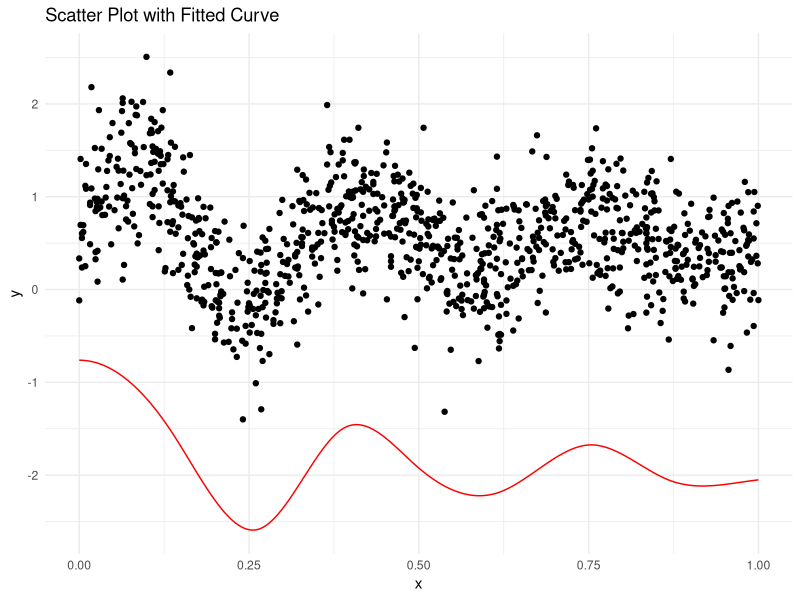

Write R code to recreate this figure.
library(splines)
library(ggplot2)

# 加载数据
data <- read.csv("data.txt", header = FALSE, sep = " ")
names(data) <- c("x", "y")

x <- data$x
y <- data$y

# 定义B样条基函数
p <- 10 # 基函数的数量
Phi <- bs(x, df = p)
Phi <- cbind(1, Phi)  # 添加截距项

# 无约束最小二乘法估计作为初始值
beta_hat <- solve(t(Phi) %*% Phi) %*% t(Phi) %*% y
beta_hat <- beta_hat - max(beta_hat)


# 检查约束是否满足
constraints_satisfied <- all(y - Phi %*% beta_hat >= 0)
cat("First Constraints satisfied:", constraints_satisfied, "\n")

# 设置收敛阈值和迭代最大次数
threshold <- 1e-6
max_iter <- 50

# 计算初始r值
u <- y - Phi %*% beta_hat
v <- 1 / (y - Phi %*% beta_hat)
r <- sum(u * (Phi %*% t(Phi)) %*% v) / sum(v * (Phi %*% t(Phi)) %*% v)
r <- ifelse(r > 0, r, 1)

cat("The r_0:", r)


for (iter in 1:max_iter) {
    Phi_beta <- Phi %*% beta_hat
    inv_Phi_beta <- 1 / Phi_beta  # 逐元素求倒数
    
    residuals <- y - Phi_beta
    
    
    
    # 计算S(beta)
    S_beta <- -t(Phi) %*% residuals + r * colSums(Phi / matrix(Phi_beta, nrow = nrow(Phi), ncol = ncol(Phi), byrow = TRUE))
    
    # 计算W的对角线元素
    W_diag <- -1 - r / (residuals^2)
    W <- diag(as.vector(W_diag))  # 创建对角矩阵W
    
    # 计算Z(beta)
    Z <- Phi_beta + Phi %*% solve(t(Phi) %*% W %*% Phi) %*% S_beta
    
    # 更新beta
    beta_new <- solve(t(Phi) %*% W %*% Phi) %*% t(Phi) %*% W %*% Z
    
    # 检查收敛性
    predictions <- Phi %*% beta_new
    residuals <- y - predictions
    min_residuals <- min(residuals)
    
    if(min_residuals < 0) {
        cat("Convergence achieved after", iter, "iterations.\n")
        break
    }
    
    
    
    # 更新r值
    r <-  r / 1.5 # 可选的衰减
    
    # 更新beta_hat
    beta_hat <- beta_new
    
    # 报告当前迭代信息
    cat("Iteration:", iter, "- r value:", r, "\n")
    
    # 检查约束是否满足
    constraints_satisfied <- all(Phi %*% beta_hat >= 0)
    cat("Constraints satisfied:", constraints_satisfied, "\n")
}
# 输出最终估计
print(beta_hat)

# 绘制结果
fitted_values <- Phi %*% beta_hat

plot_data <- data.frame(x = x, y = y, fitted = fitted_values)

# 绘制散点图和拟合曲线
ggplot(plot_data, aes(x = x, y = y)) +
    geom_point() +
    geom_line(aes(y = fitted), color = 'red') +
    theme_minimal() +
    ggtitle("Scatter Plot with Fitted Curve")
